Frame 1 (no input): blank canvas, image omitted
Frame 60 (no input): blank canvas, image omitted
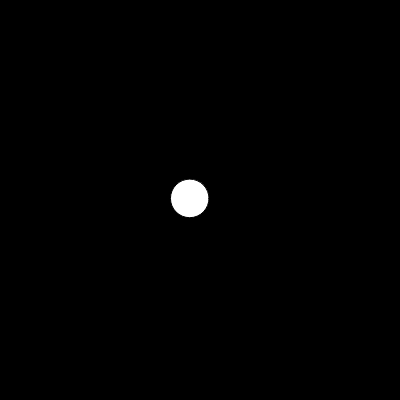
Frame 120 (the mouse pressed at the canvas centre since frame 60)

The p5.js sketch whose frames 1 and 60 were blank and that drew this single picture after the mouse press (run headless with seeded random() and noise() and a simulated clock; from frame 60 on, the mouse is pressed at the canvas centre):

// p5.js sketch
// ── sketch.js

//primeiro projeto de POO 
let bolhas = [];

function setup() {
  createCanvas(400, 400);
}

function draw() {
  background(0);

  //percorrendo a lista de bolhas
  for(let bolha of bolhas){
    bolha.exibir();
    bolha.atualizar();
  }
}



//------------função Mouse----------------
function mousePressed(){
  let raio = random(10,50);
  let bolha = new Bolha(mouseX, mouseY, raio);
  bolhas.push(bolha);
  
}
//-------------Função clica e arrasta-----------
function mouseDragged(){
   let raio = random(10,50);
  let bolha = new Bolha(mouseX, mouseY, raio);
  bolhas.push(bolha);
  }
  

// ── BOLHA.js




class Bolha{
  constructor(x,y,r){
    this.x =x;
    this.y =y;
    this.r =r;
  }
  exibir(){
    circle(this.x, this.y, this.r)
  }
  atualizar(){
    this.x = this.x + random(-5,5);
    this.y = this.y + random(-5,5);
  }
}
